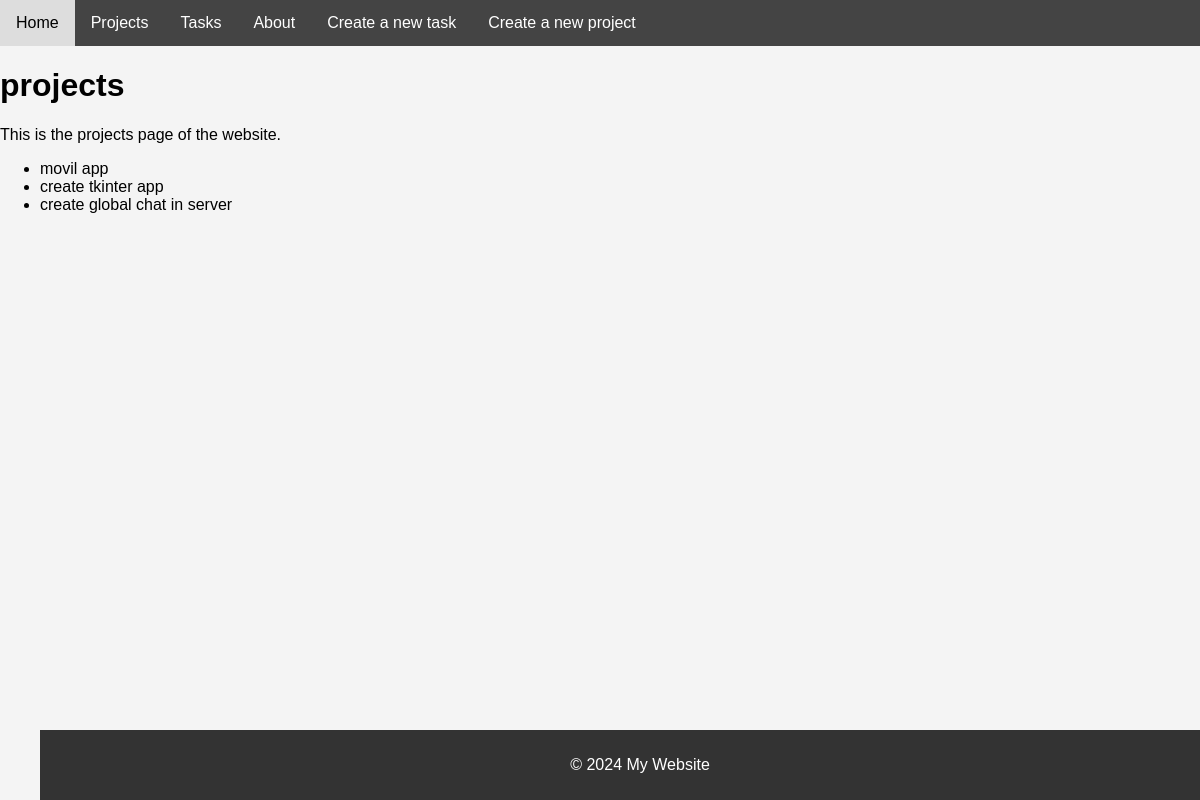
Page /home/projects/ on the earlier database version.
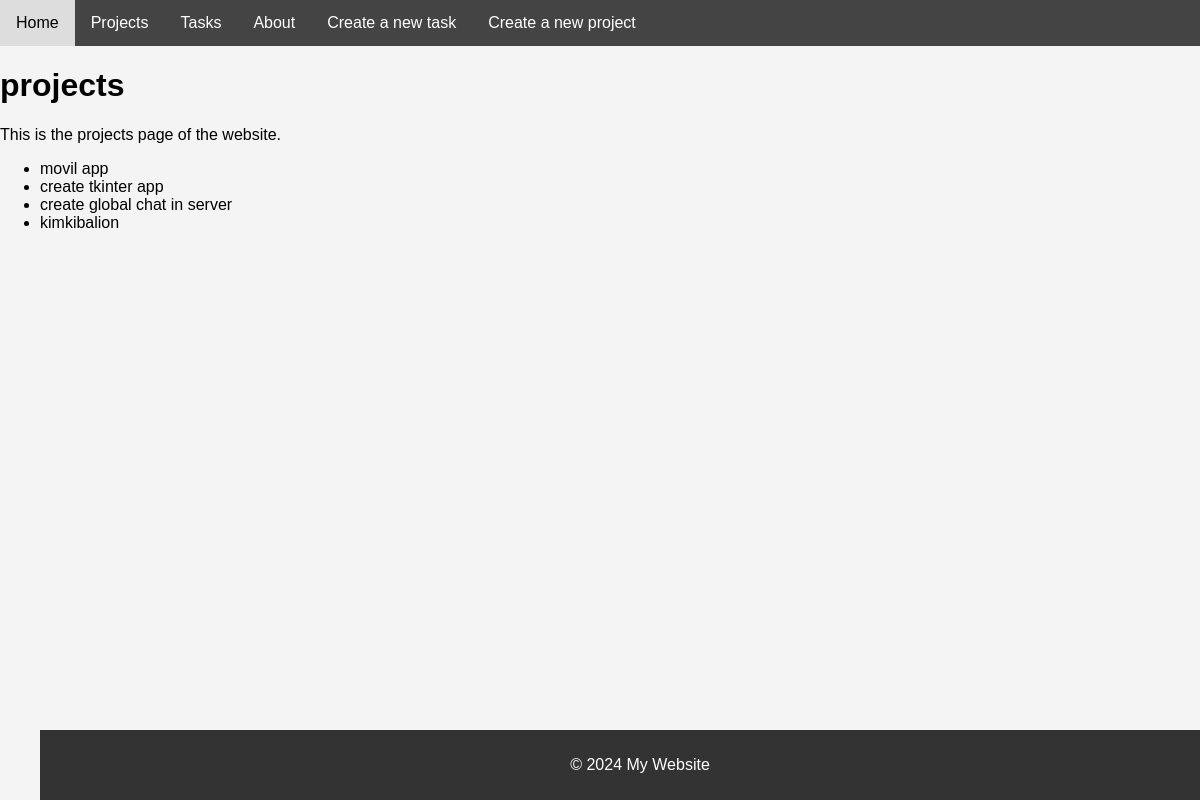
Same page on the later database version.
### myapp/models.py (models this page shows, shortened)
class Project(models.Model):
    name = models.CharField(max_length=100)

### myapp/views.py (the view)
# urls.py: path('home/projects/', views.projects),
def projects(request):
    projects = Project.objects.all()
    return render(request, 'projects/projects.html', {'projects': projects})

### myapp/templates/projects/projects.html
{% extends 'layouts/base.html' %}
{% block content %}
<h1>projects</h1>
<p>This is the projects page of the website.</p>
<ul>
    {% for project in projects %}
        <li>{{ project.name }}</li>
    {% empty %}
        <li>No projects available.</li>
    {% endfor %}
{% endblock %}

Differences in the rows shown:
added Project: name "kimkibalion"
